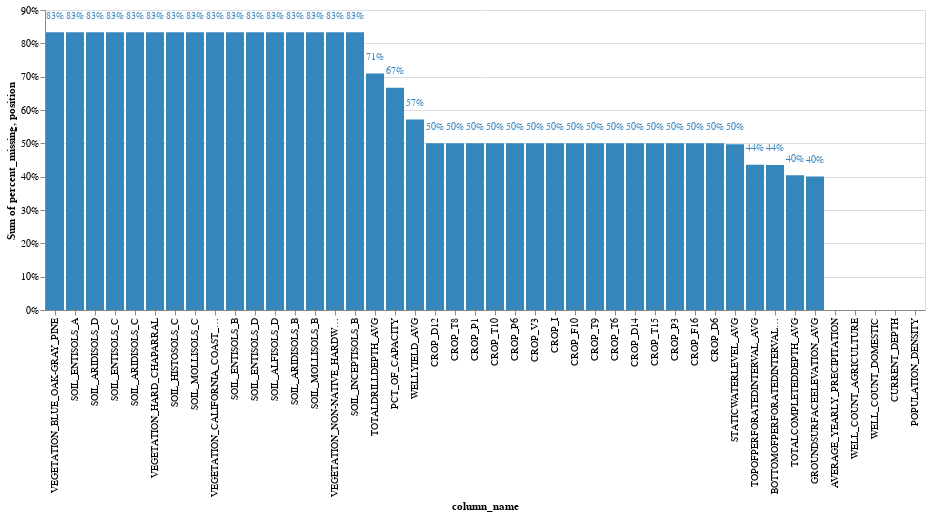

The cell this chart's notebook holds for it:
### Markdown cell above
### Preprocessing Data

### Code cell
draw_missing_data_chart(X_train)

### Figure 1 — Vega-Lite specification as saved in the notebook (floating-point values rounded to 4 significant figures)
{"config": {"view": {"continuousWidth": 400, "continuousHeight": 300}}, "layer": [{"mark": {"type": "bar", "color": "#3586BD"}, "encoding": {"color": {"value": "#3586BD"}, "tooltip": [{"field": "column_name", "type": "nominal"}, {"field": "percent_missing", "type": "quantitative"}], "x": {"field": "column_name", "sort": ["VEGETATION_BLUE_OAK-GRAY_PINE", "SOIL_ENTISOLS_A", "SOIL_ARIDISOLS_D", "SOIL_ENTISOLS_C", "SOIL_ARIDISOLS_C", "VEGETATION_HARD_CHAPARRAL", "SOIL_HISTOSOLS_C", "SOIL_MOLLISOLS_C", "VEGETATION_CALIFORNIA_COAST_LIVE_OAK", "SOIL_ENTISOLS_B", "SOIL_ENTISOLS_D", "SOIL_ALFISOLS_D", "SOIL_ARIDISOLS_B", "SOIL_MOLLISOLS_B", "VEGETATION_NON-NATIVE_HARDWOOD_FOREST", "SOIL_INCEPTISOLS_B", "TOTALDRILLDEPTH_AVG", "PCT_OF_CAPACITY", "WELLYIELD_AVG", "CROP_D12", "CROP_T8", "CROP_P1", "CROP_T10", "CROP_P6", "CROP_V3", "CROP_I", "CROP_F10", "CROP_T9", "CROP_T6", "CROP_D14", "CROP_T15", "CROP_P3", "CROP_F16", "CROP_D6", "STATICWATERLEVEL_AVG", "TOPOFPERFORATEDINTERVAL_AVG", "BOTTOMOFPERFORATEDINTERVAL_AVG", "TOTALCOMPLETEDDEPTH_AVG", "GROUNDSURFACEELEVATION_AVG", "AVERAGE_YEARLY_PRECIPITATION", "WELL_COUNT_AGRICULTURE", "WELL_COUNT_DOMESTIC", "CURRENT_DEPTH", "POPULATION_DENSITY"], "type": "nominal"}, "y": {"aggregate": "sum", "axis": {"format": "%"}, "field": "percent_missing", "stack": "normalize", "type": "quantitative"}}}, {"mark": {"type": "text", "align": "center", "color": "black", "fontSize": 10}, "encoding": {"color": {"value": "#3586BD"}, "text": {"field": "percent_missing", "format": ".0%", "type": "quantitative"}, "tooltip": [{"field": "column_name", "type": "nominal"}, {"field": "percent_missing", "type": "quantitative"}], "x": {"field": "column_name", "sort": ["VEGETATION_BLUE_OAK-GRAY_PINE", "SOIL_ENTISOLS_A", "SOIL_ARIDISOLS_D", "SOIL_ENTISOLS_C", "SOIL_ARIDISOLS_C", "VEGETATION_HARD_CHAPARRAL", "SOIL_HISTOSOLS_C", "SOIL_MOLLISOLS_C", "VEGETATION_CALIFORNIA_COAST_LIVE_OAK", "SOIL_ENTISOLS_B", "SOIL_ENTISOLS_D", "SOIL_ALFISOLS_D", "SOIL_ARIDISOLS_B", "SOIL_MOLLISOLS_B", "VEGETATION_NON-NATIVE_HARDWOOD_FOREST", "SOIL_INCEPTISOLS_B", "TOTALDRILLDEPTH_AVG", "PCT_OF_CAPACITY", "WELLYIELD_AVG", "CROP_D12", "CROP_T8", "CROP_P1", "CROP_T10", "CROP_P6", "CROP_V3", "CROP_I", "CROP_F10", "CROP_T9", "CROP_T6", "CROP_D14", "CROP_T15", "CROP_P3", "CROP_F16", "CROP_D6", "STATICWATERLEVEL_AVG", "TOPOFPERFORATEDINTERVAL_AVG", "BOTTOMOFPERFORATEDINTERVAL_AVG", "TOTALCOMPLETEDDEPTH_AVG", "GROUNDSURFACEELEVATION_AVG", "AVERAGE_YEARLY_PRECIPITATION", "WELL_COUNT_AGRICULTURE", "WELL_COUNT_DOMESTIC", "CURRENT_DEPTH", "POPULATION_DENSITY"], "type": "nominal"}, "y": {"field": "position", "type": "quantitative"}}, "transform": [{"calculate": "datum.percent_missing + 0.05 * datum.percent_missing / abs(datum.percent_missing)", "as": "position"}]}], "data": {"name": "data-d57a83268b221c1136271085581c7412"}, "$schema": "https://vega.github.io/schema/vega-lite/v4.17.0.json", "datasets": {"data-d57a83268b221c1136271085581c7412": [{"column_name": "VEGETATION_BLUE_OAK-GRAY_PINE", "percent_missing": 0.8333}, {"column_name": "SOIL_ENTISOLS_A", "percent_missing": 0.8333}, {"column_name": "SOIL_ARIDISOLS_D", "percent_missing": 0.8333}, {"column_name": "SOIL_ENTISOLS_C", "percent_missing": 0.8333}, {"column_name": "SOIL_ARIDISOLS_C", "percent_missing": 0.8333}, {"column_name": "VEGETATION_HARD_CHAPARRAL", "percent_missing": 0.8333}, {"column_name": "SOIL_HISTOSOLS_C", "percent_missing": 0.8333}, {"column_name": "SOIL_MOLLISOLS_C", "percent_missing": 0.8333}, {"column_name": "VEGETATION_CALIFORNIA_COAST_LIVE_OAK", "percent_missing": 0.8333}, {"column_name": "SOIL_ENTISOLS_B", "percent_missing": 0.8333}, {"column_name": "SOIL_ENTISOLS_D", "percent_missing": 0.8333}, {"column_name": "SOIL_ALFISOLS_D", "percent_missing": 0.8333}, {"column_name": "SOIL_ARIDISOLS_B", "percent_missing": 0.8333}, {"column_name": "SOIL_MOLLISOLS_B", "percent_missing": 0.8333}, {"column_name": "VEGETATION_NON-NATIVE_HARDWOOD_FOREST", "percent_missing": 0.8333}, {"column_name": "SOIL_INCEPTISOLS_B", "percent_missing": 0.8333}, {"column_name": "TOTALDRILLDEPTH_AVG", "percent_missing": 0.7092}, {"column_name": "PCT_OF_CAPACITY", "percent_missing": 0.6667}, {"column_name": "WELLYIELD_AVG", "percent_missing": 0.5711}, {"column_name": "CROP_D12", "percent_missing": 0.5}, {"column_name": "CROP_T8", "percent_missing": 0.5}, {"column_name": "CROP_P1", "percent_missing": 0.5}, {"column_name": "CROP_T10", "percent_missing": 0.5}, {"column_name": "CROP_P6", "percent_missing": 0.5}, {"column_name": "CROP_V3", "percent_missing": 0.5}, {"column_name": "CROP_I", "percent_missing": 0.5}, {"column_name": "CROP_F10", "percent_missing": 0.5}, {"column_name": "CROP_T9", "percent_missing": 0.5}, {"column_name": "CROP_T6", "percent_missing": 0.5}, {"column_name": "CROP_D14", "percent_missing": 0.5}, {"column_name": "CROP_T15", "percent_missing": 0.5}, {"column_name": "CROP_P3", "percent_missing": 0.5}, {"column_name": "CROP_F16", "percent_missing": 0.5}, {"column_name": "CROP_D6", "percent_missing": 0.5}, {"column_name": "STATICWATERLEVEL_AVG", "percent_missing": 0.4976}, {"column_name": "TOPOFPERFORATEDINTERVAL_AVG", "percent_missing": 0.4355}, {"column_name": "BOTTOMOFPERFORATEDINTERVAL_AVG", "percent_missing": 0.4351}, {"column_name": "TOTALCOMPLETEDDEPTH_AVG", "percent_missing": 0.4041}, {"column_name": "GROUNDSURFACEELEVATION_AVG", "percent_missing": 0.4006}, {"column_name": "AVERAGE_YEARLY_PRECIPITATION", "percent_missing": 0.0}, {"column_name": "WELL_COUNT_AGRICULTURE", "percent_missing": 0.0}, {"column_name": "WELL_COUNT_DOMESTIC", "percent_missing": 0.0}, {"column_name": "CURRENT_DEPTH", "percent_missing": 0.0}, {"column_name": "POPULATION_DENSITY", "percent_missing": 0.0}]}}
